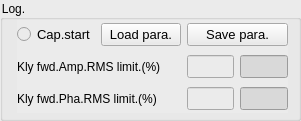
   <widget class="QGroupBox" name="groupBox_log">
    <property name="geometry">
     <rect>
      <x>140</x>
      <y>20</y>
      <width>301</width>
      <height>121</height>
     </rect>
    </property>
    <property name="styleSheet">
     <string notr="true">background-color: rgb(235, 235, 235);</string>
    </property>
    <property name="title">
     <string>Log.</string>
    </property>
    <widget class="QWidget" name="layoutWidget">
     <property name="geometry">
      <rect>
       <x>17</x>
       <y>20</y>
       <width>271</width>
       <height>93</height>
      </rect>
     </property>
     <layout class="QGridLayout" name="gridLayout_7">
      <item row="0" column="0">
       <widget class="QRadioButton" name="radioButton_4">
        <property name="font">
         <font>
          <family>Arial</family>
          <pointsize>10</pointsize>
          <weight>50</weight>
          <bold>false</bold>
         </font>
        </property>
        <property name="text">
         <string>Cap.start</string>
        </property>
       </widget>
      </item>
      <item row="0" column="1">
       <widget class="QPushButton" name="pushButton">
        <property name="font">
         <font>
          <family>Arial</family>
          <pointsize>10</pointsize>
          <weight>50</weight>
          <bold>false</bold>
         </font>
        </property>
        <property name="text">
         <string>Load para.</string>
        </property>
       </widget>
      </item>
      <item row="0" column="2" colspan="2">
       <widget class="QPushButton" name="pushButton_2">
        <property name="font">
         <font>
          <family>Arial</family>
          <pointsize>10</pointsize>
          <weight>50</weight>
          <bold>false</bold>
         </font>
        </property>
        <property name="text">
         <string>Save para.</string>
        </property>
       </widget>
      </item>
      <item row="1" column="0" colspan="2">
       <widget class="QLabel" name="label_99">
        <property name="font">
         <font>
          <family>Arial</family>
          <pointsize>9</pointsize>
          <weight>50</weight>
          <bold>false</bold>
         </font>
        </property>
        <property name="text">
         <string>Kly fwd.Amp.RMS limit.(%)</string>
        </property>
       </widget>
      </item>
      <item row="1" column="2">
       <widget class="QLineEdit" name="lineEdit_117">
        <property name="font">
         <font>
          <family>Arial</family>
          <pointsize>10</pointsize>
          <weight>50</weight>
          <bold>false</bold>
         </font>
        </property>
        <property name="text">
         <string/>
        </property>
       </widget>
      </item>
      <item row="1" column="3">
       <widget class="QLineEdit" name="lineEdit_118">
        <property name="font">
         <font>
          <family>Arial</family>
          <pointsize>10</pointsize>
          <weight>50</weight>
          <bold>false</bold>
         </font>
        </property>
        <property name="autoFillBackground">
         <bool>false</bool>
        </property>
        <property name="styleSheet">
         <string notr="true">background-color: rgb(217, 217, 217);</string>
        </property>
       </widget>
      </item>
      <item row="2" column="0" colspan="2">
       <widget class="QLabel" name="label_116">
        <property name="font">
         <font>
          <family>Arial</family>
          <pointsize>9</pointsize>
          <weight>50</weight>
          <bold>false</bold>
         </font>
        </property>
        <property name="text">
         <string>Kly fwd.Pha.RMS limit.(%)</string>
        </property>
       </widget>
      </item>
      <item row="2" column="2">
       <widget class="QLineEdit" name="lineEdit_151">
        <property name="font">
         <font>
          <family>Arial</family>
          <pointsize>10</pointsize>
          <weight>50</weight>
          <bold>false</bold>
         </font>
        </property>
        <property name="text">
         <string/>
        </property>
       </widget>
      </item>
      <item row="2" column="3">
       <widget class="QLineEdit" name="lineEdit_152">
        <property name="font">
         <font>
          <family>Arial</family>
          <pointsize>10</pointsize>
          <weight>50</weight>
          <bold>false</bold>
         </font>
        </property>
        <property name="styleSheet">
         <string notr="true">background-color: rgb(217, 217, 217);</string>
        </property>
       </widget>
      </item>
     </layout>
    </widget>
   </widget>
